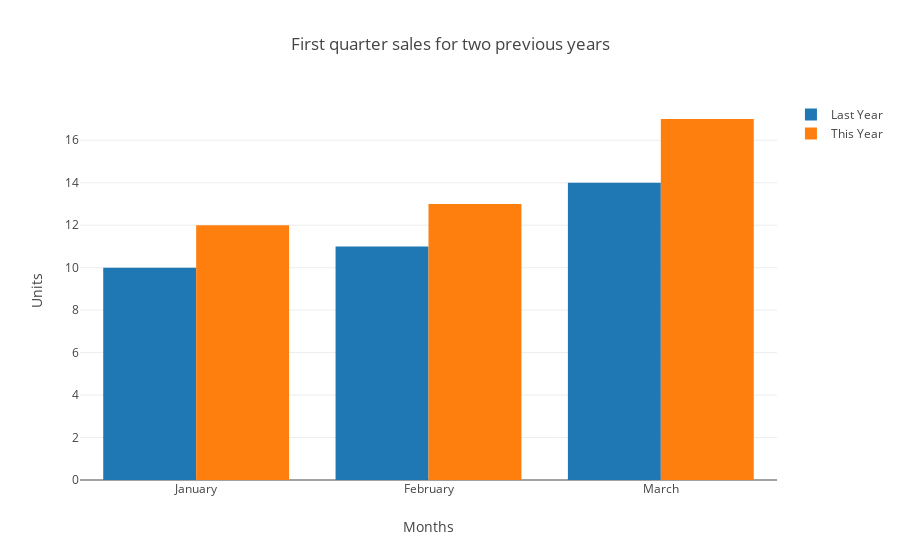

The code cell stored with this chart in its notebook:
### Markdown cell above
# Grouped Bar Charts

### Code cell
trace0 = go.Bar(
    x = ['January','February','March'],
    y = [10, 11, 14],
    name = "Last Year"
)

trace1 = go.Bar(
    x = ['January','February','March'],
    y = [12, 13, 17],
    name = "This Year"
)

data = [trace0, trace1]

layout = {
    "title":"First quarter sales for two previous years",
    "xaxis": {"title":"Months"},
    "yaxis": {"title":"Units"},
    "barmode":"group"
}

py.iplot({"data":data, "layout":layout})

### Figure 1 — Plotly figure (JSON) as saved in the notebook; plotly's stock layout.template omitted (floating-point values rounded to 4 significant figures)
{"data": [{"name": "Last Year", "type": "bar", "uid": "54da24c7-441d-4b10-b9dd-8796a36c51a6", "x": ["January", "February", "March"], "y": [10, 11, 14]}, {"name": "This Year", "type": "bar", "uid": "fca7c308-9db4-4230-ac4d-5ae7915e8c0f", "x": ["January", "February", "March"], "y": [12, 13, 17]}], "layout": {"autosize": true, "barmode": "group", "title": {"text": "First quarter sales for two previous years"}, "xaxis": {"autorange": true, "range": [-0.5, 2.5], "title": {"text": "Months"}, "type": "category"}, "yaxis": {"autorange": true, "range": [0, 17.89], "title": {"text": "Units"}, "type": "linear"}}}
